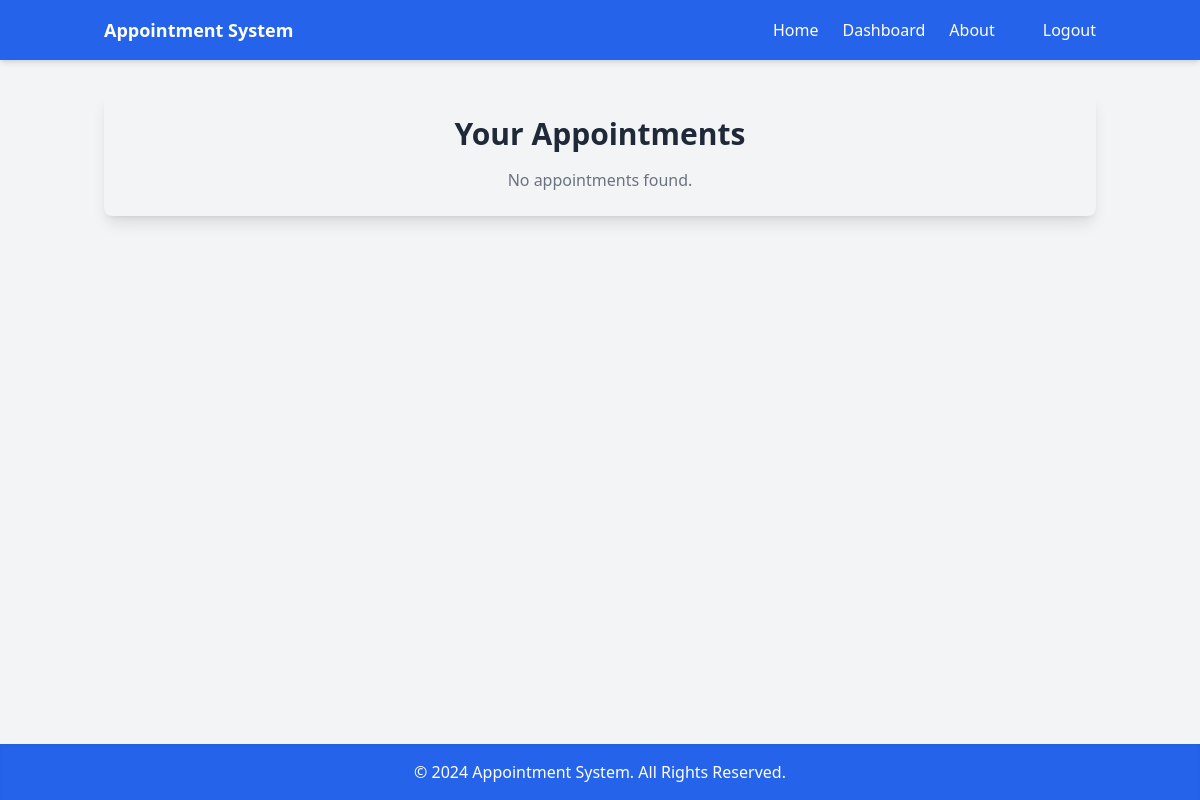
Before: /appointments/view/ (signed in) with the older database file.
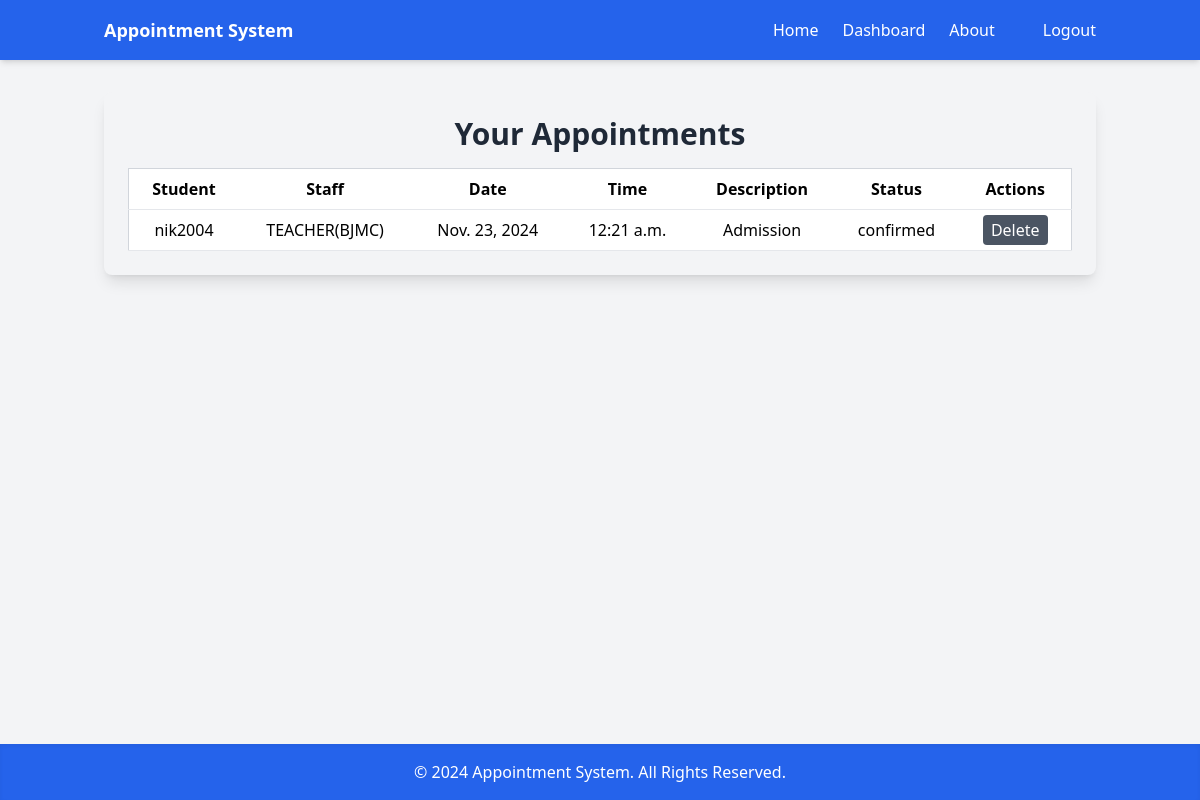
After: the same page with the newer database file.
### appointments/models.py (models this page shows, shortened)
class Appointment(models.Model):
    STATUS_CHOICES = [
        ('pending', 'Pending'),
        ('confirmed', 'Confirmed'),
        ('canceled', 'Canceled'),
        ('completed', 'Completed'),
    ]
    student = models.ForeignKey(User, on_delete=models.CASCADE, related_name='appointments')
    staff = models.ForeignKey('Staff', on_delete=models.CASCADE, related_name='staff_appointments')
    appointment_date = models.DateField()
    appointment_time = models.TimeField()
    description = models.TextField(blank=True, null=True)
    status = models.CharField(max_length=20, choices=STATUS_CHOICES, default='pending')
    class Meta:
        unique_together = (('student', 'staff', 'appointment_date', 'appointment_time'),)

class Staff(models.Model):
    user = models.OneToOneField(User, on_delete=models.CASCADE)
    name = models.CharField(max_length=100)
    department = models.CharField(max_length=100)
    email = models.EmailField(unique=True)
    phone_number = models.CharField(max_length=15, null=True, blank=True)

### appointments/views/appointments.py (the view)
# urls.py: path('view/', view_appointments, name='view_appointments'),
@login_required
def view_appointments(request):
    if request.user.is_staff:
        try:
            staff = Staff.objects.get(user=request.user)
            appointments = Appointment.objects.filter(staff=staff)
        except Staff.DoesNotExist:
            appointments = []  # Handle case where the staff object doesn't exist
    else:
        appointments = Appointment.objects.filter(student=request.user)
    has_appointments = appointments.exists()  # Check if there are any appointments
    return render(request, 'appointments/view_appointments.html', {'appointments': appointments, 'has_appointments': has_appointments})

### appointments/templates/appointments/view_appointments.html (shortened to what this page needs)
{% extends 'appointments/base.html' %}
{% block link3 %}
<a href="{% url 'logout' %}" class="hover:underline">Logout</a>
{% endblock %}
{% block content %}
<div class="container mx-auto p-6 bg-gray-100 rounded-lg shadow-lg">
    <h1 class="text-3xl font-bold mb-4 text-center text-gray-800">Your Appointments</h1>
    {% if appointments %}
        <div class="overflow-x-auto text-center">
            <table class="min-w-full bg-white border border-gray-300">
                <thead>
                    <tr>
                        <th class="py-2 px-4 border-b">Student</th>
                        <th class="py-2 px-4 border-b">Staff</th>
                        <th class="py-2 px-4 border-b">Date</th>
                        <th class="py-2 px-4 border-b">Time</th>
                        <th class="py-2 px-4 border-b">Description</th>
                        <th class="py-2 px-4 border-b">Status</th>
                        <th class="py-2 px-4 border-b">Actions</th>
                    </tr>
                </thead>
                <tbody>
                    {% for appointment in appointments %}
                    <tr class="hover:bg-gray-100">
                        <td class="py-2 px-4 border-b">{{ appointment.student.username }}</td>
                        <td class="py-2 px-4 border-b">{{ appointment.staff.name }}</td>
                        <td class="py-2 px-4 border-b">{{ appointment.appointment_date }}</td>
                        <td class="py-2 px-4 border-b">{{ appointment.appointment_time }}</td>
                        <td class="py-2 px-4 border-b">{{ appointment.description }}</td>
                        <td class="py-2 px-4 border-b">{{ appointment.status }}</td>
                        <td class="py-2 px-4 border-b">
                            <a href="{% url 'delete_appointment' appointment.id %}" class="bg-gray-600 text-white px-2 py-1 rounded hover:bg-gray-700 transition">Delete</a>
                        </td>
                    </tr>
                    {% endfor %}
                </tbody>
            </table>
        </div>
    {% else %}
        <p class="text-center text-gray-500">No appointments found.</p>
    {% endif %}
</div>
{% endblock %}

Changed rows visible on the page:
added Appointment: student.username "nik2004", staff.name "TEACHER(BJMC)", appointment_date "Nov. 23, 2024", appointment_time "12:21 a.m.", description "Admission", status "confirmed"
Other visible differences:
text no longer shown: "No appointments found."
text now shown: "Student Staff Date Time Description Status Actions"
